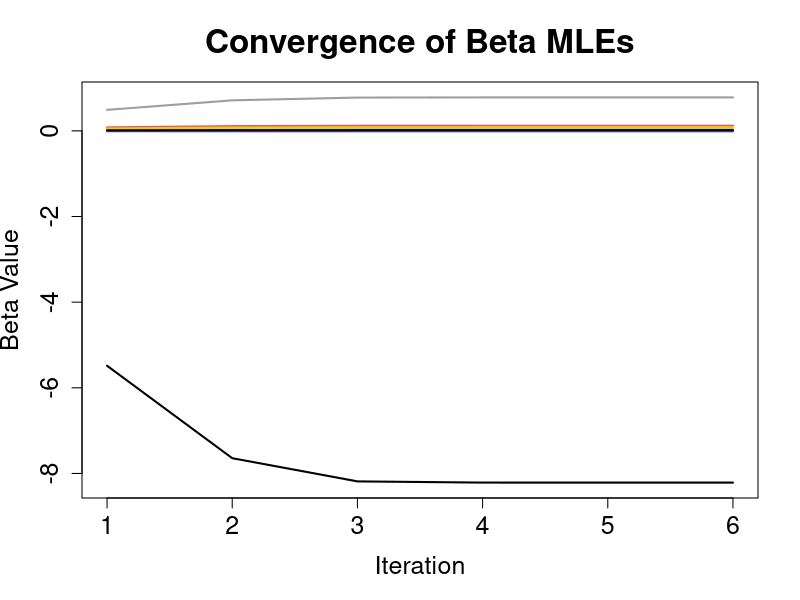
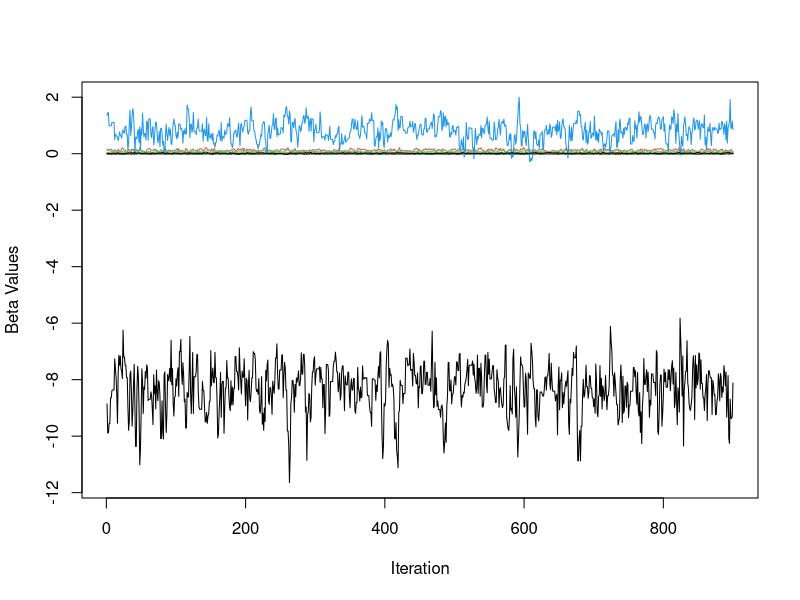
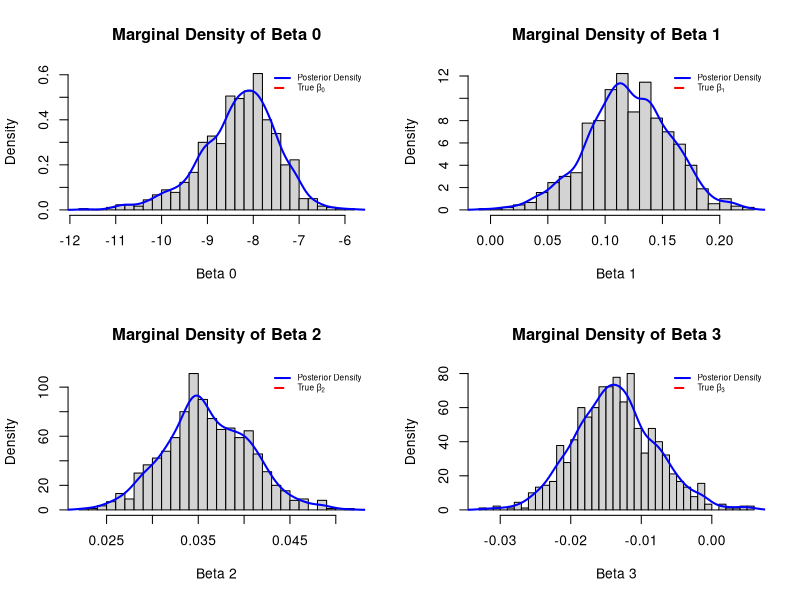
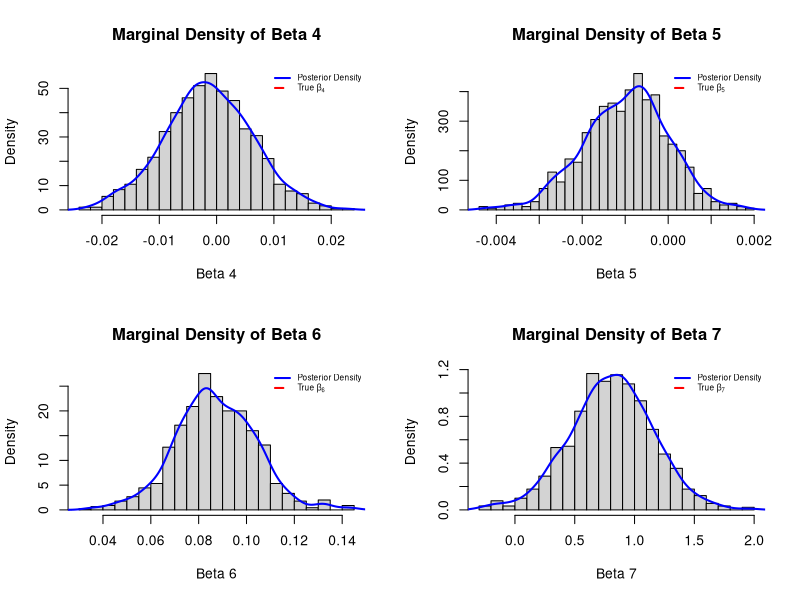
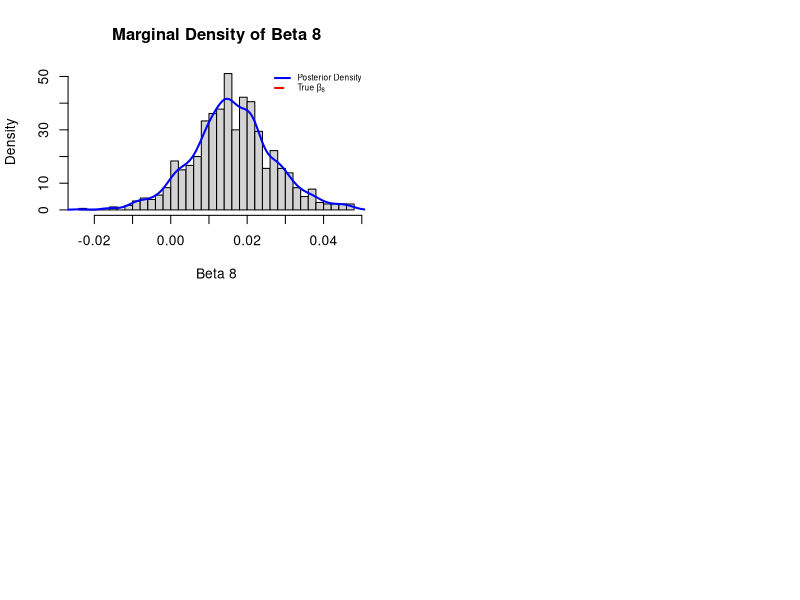
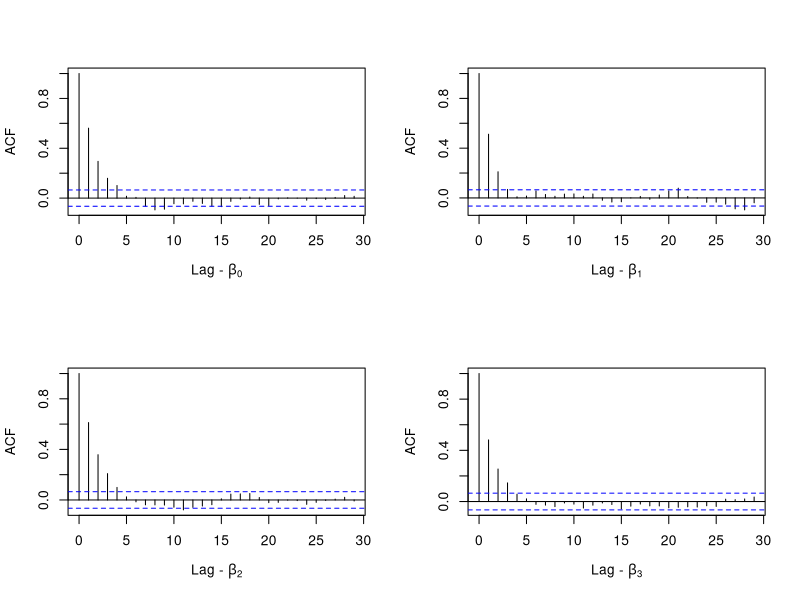
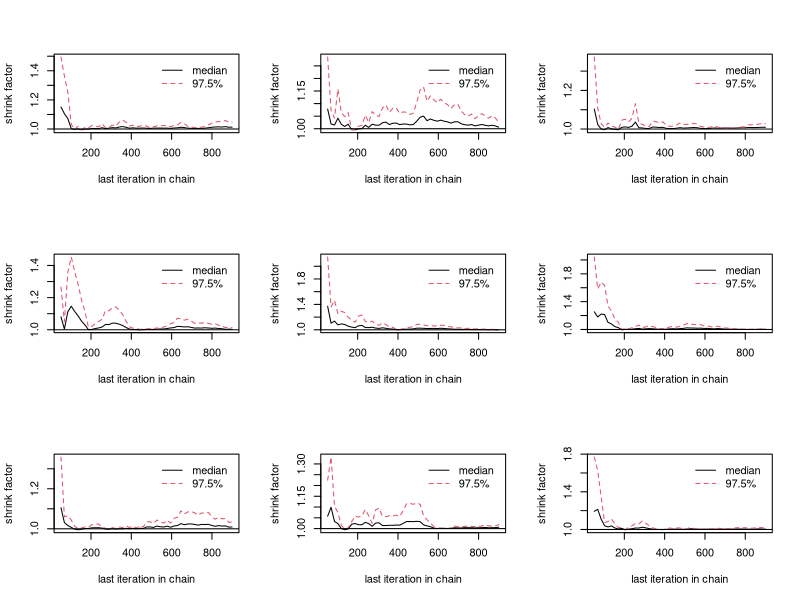
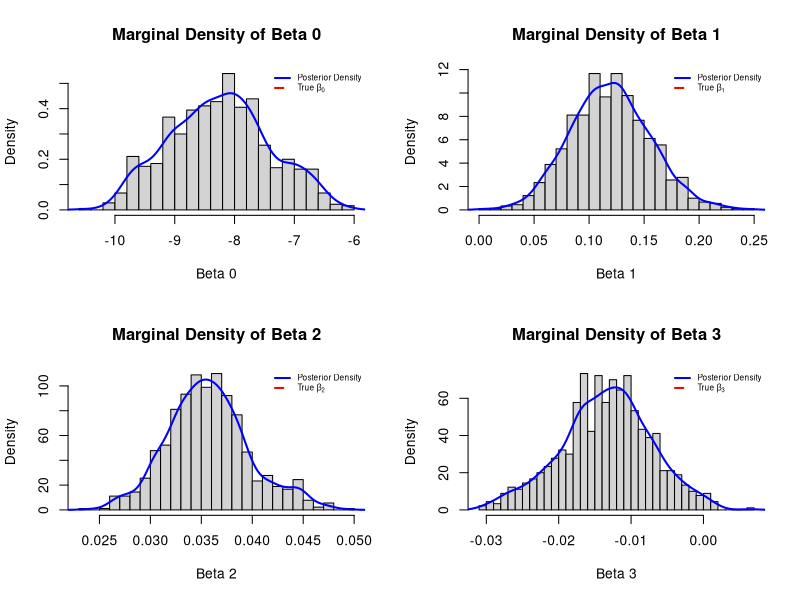

Write the R code that produced these figures, in order.
## ---- chunk 1
#Packages needed
install.packages('mlbench')
install.packages('dplyr')
install.packages('ggplot2')
install.packages('MASS')
install.packages('coda')
## ---- chunk 2
library(mlbench)
library(dplyr)
data(PimaIndiansDiabetes)
PimaIndiansDiabetes$y <- ifelse(PimaIndiansDiabetes$diabetes == "pos", 1, 0)
data <- dplyr::select(PimaIndiansDiabetes, -diabetes)
Data <- cbind(1, data)


head(Data)
## ---- chunk 3
set.seed(123) # set seed

n <- nrow(Data)
train <- sample(1:n, size = n*0.8, replace = FALSE)

train_data <- Data[train, ]
test_data  <- Data[-train, ]

X <- as.matrix(train_data[,1:9])
y <- train_data[,10]

X.test <- as.matrix(test_data[,1:9])
y.test <- test_data[,10]
## ---- chunk 4
res <- glm(y ~ 0 + X, family = binomial())
res
## ---- chunk 5
n <- nrow(X)
p <- ncol(X)

beta <- rep(0, p) #beta starting values
beta_history <- matrix(NA, nrow = 10000, ncol = p)

logistic <- 
  function(z) {
  exp(z) / (1 + exp(z))
}

# Newton-Raphson
start_time <- Sys.time()
for (iter in 1:10000) {
  pi_hat <- logistic(X %*% beta)  #pi_hat probabilities
  
  u <- t(X) %*% (y - pi_hat) #calculate u the first derivative
  
  W <- diag(as.vector(pi_hat * (1 - pi_hat)), n, n) 
  H <- -t(X) %*% W %*% X # calculate Hessian matrix H
  
  beta_new <- beta - solve(H) %*% u
  beta <- beta_new
  
  beta_history[iter, ] <- as.vector(beta_new)
  if (max(abs(u)) < 1e-6) {
  beta_history <- beta_history[1:iter, , drop = FALSE]
  break}
}
end_time <- Sys.time()

NR_time <- end_time - start_time
cat("Elapsed time:", NR_time, "seconds", "\n")
beta_NR <- beta
print(beta_NR)

var_beta <- solve(-H) #covariance
## ---- chunk 6
beta_history <- beta_history[1:iter, ]

matplot(beta_history, type = "l", lty = 1, lwd = 2,
        col = 1:p, xlab = "Iteration", ylab = "Beta Value",
        main = "Convergence of Beta MLEs",
        cex.lab = 1.5,
        cex.axis = 1.5,
        cex.main = 2.0)
## ---- chunk 7
set.seed(2)

#Misclassification Rate
NR_probs <- logistic(X.test %*% beta_NR)
NR_predict <- rbinom(length(NR_probs), size = 1, prob = NR_probs) #Predict success/ failure

NR_misclass <- mean(NR_predict != y.test)
cat("Misclassification Rate:", NR_misclass, "\n")

#Confusion matrix
table(Predicted = NR_predict, Actual = y.test)
## ---- chunk 8
# log-likelihood
log_likelihood <- function(beta, y, X) {
  XB <- X %*% beta
  log_p <- sum(y * XB - log(1 + exp(XB)))
  return(log_p)
}

# normal log-prior 
log_prior <- function(beta, mu = 0, sigma = 10) { # N(0,100)
  return(-sum((beta - mu)^2 / (2 * sigma^2)))
}

# log posterior
log_posterior <- function(beta, y, X) {
  return(log_likelihood(beta, y, X) + log_prior(beta))
}
## ---- chunk 9
library(MASS)

MH_logistic <- function(X, y, init, iter, burnin, thin, Sigma_prop) {
  
  p <- ncol(X)
  beta <- matrix(NA, nrow = iter, ncol = p)
  beta[1, ] <- init #initial values
  accept_sum <- 0 #no. of accepted proposals
  
  for (i in 2:iter) {
    beta_star <- mvrnorm(1, mu = beta[i - 1, ], Sigma = Sigma_prop)
   
    
    log_R <- log_posterior(beta_star, y, X) - log_posterior(beta[i - 1, ], y, X)
    
    if (log(runif(1)) < log_R) {
       beta[i, ] <- beta_star
      accept_sum <- accept_sum + 1
    } else {
      beta[i, ] <- beta[i - 1, ]
    }
  }
  
  cat("Acceptance rate was ", 100 * accept_sum / iter, "%\n", sep = "")
  
  beta_thinned <- beta[(burnin + 1):iter, ]
  beta_thinned <- beta_thinned[seq(1, nrow(beta_thinned), by = thin), ]
  
  return(beta_thinned)
}
## ---- chunk 10
set.seed(123) #Set seed
beta_init <- c(0,0,0,0,0,0,0,0,0)
cov_mle <- var_beta

start_time <- Sys.time()
mcmc <- MH_logistic(X, y, beta_init, iter = 10000, burnin = 1000, thin = 10, Sigma_prop = cov_mle)
end_time <- Sys.time()

block_mcmc_time <- end_time - start_time
cat("Elapsed time:", block_mcmc_time, "seconds", "\n")

#Compute parameter mean estimates
parameter_means <- colMeans(mcmc)
parameter_means
## ---- chunk 11
matplot(mcmc, type = 'l', lty = 1, col = 1:4,
        xlab = "Iteration", ylab = "Beta Values")
## ---- chunk 12
par(mfrow = c(2, 2))
for(i in 1:9) {
  hist(mcmc[, i], breaks = 30, probability = TRUE,
        main = paste("Marginal Density of Beta", i-1),,
       xlab = paste("Beta", i-1))
  lines(density(mcmc[, i]), col = "blue", lwd = 2)
  
  legend("topright",
         legend = list("Posterior Density",
                       bquote("True " * beta[.(i - 1)])),
         col = c("blue", "red"),
         lty = c(1, 2),
         lwd = 2,
         bty = "n",
         cex = 0.6)
}
## ---- chunk 13
par(mfrow = c(2, 2))
acf(mcmc[,1], main = "", xlab = expression("Lag - " * beta[0]))
acf(mcmc[,2], main = "", xlab = expression("Lag - " * beta[1]))
acf(mcmc[,3], main = "", xlab = expression("Lag - " * beta[2]))
acf(mcmc[,4], main = "", xlab = expression("Lag - " * beta[3]))
## ---- chunk 14
library(coda)

set.seed(123) #set seed

# Gelman-Rubin convergence plots
beta_init2 <- c(0.1,0.1,0.1,0.1,0.1,0.1,0.1,0.1,0.1)
beta_init3 <- c(-0.1,-0.1,-0.1,-0.1,-0.1,-0.1,-0.1,-0.1,-0.1)


mcmc2 <- MH_logistic(X, y, beta_init2, iter = 10000, burnin = 1000, thin = 10, Sigma_prop = cov_mle)
mcmc3 <- MH_logistic(X, y, beta_init3, iter = 10000, burnin = 1000, thin = 10, Sigma_prop = cov_mle)

chain1 <- as.mcmc(mcmc)
chain2 <- as.mcmc(mcmc2)
chain3 <- as.mcmc(mcmc3)

chains <- mcmc.list(chain1, chain2, chain3)
gelman.plot(chains)
## ---- chunk 15
set.seed(23)

#Posterior predictive
n_iter <- nrow(mcmc)
n_obs <- nrow(X.test)

#Predicted probabilities
block_probs <- matrix(NA, nrow = n_obs, ncol = n_iter)
for(i in 1:n_iter) {
  block_probs[, i] <- logistic(X.test %*% mcmc[i, ])
}

block_means <- rowMeans(block_probs)
block_predict <- rbinom(length(block_means), size = 1, prob = block_means) #Predict success/ failure


block_misclass <- mean(block_predict != y.test)
cat("Misclassification Rate:", block_misclass, "\n")

#Confusion matrix
table(Predicted = block_predict, Actual = y.test)
## ---- chunk 16
MHGibbs_logistic <- function(X, y, init, iter, burnin, thin, Sigma_prop) {
  
  p <- ncol(X)
  beta <- matrix(NA, nrow = iter, ncol = p)
  beta[1, ] <- init 
  
  accept_counts <- rep(0, p)
  
  for (i in 2:iter) {
    beta_current <- beta[i - 1, ]
    
    for (j in 1:p) {
      beta_star <- beta_current
      beta_star[j] <- rnorm(1, mean = beta_current[j], sd = sqrt(Sigma_prop[j, j]))
      
      log_R <- log_posterior(beta_star, y, X) - log_posterior(beta_current, y, X)
      
      if (log(runif(1)) < log_R) {
        beta_current[j] <- beta_star[j]
        accept_counts[j] <- accept_counts[j] + 1
      }
    }
    
    beta[i, ] <- beta_current
  }
  
  overall_acceptance_rate <- 100 * sum(accept_counts) / (iter * p)
  cat("Overall acceptance rate was ", overall_acceptance_rate, "%\n", sep = "")
  
  per_param_acceptance <- 100 * accept_counts / iter
  cat("Acceptance rate per parameter (in %):\n")
  print(per_param_acceptance)
  
  beta_thinned <- beta[(burnin + 1):iter,]
  beta_thinned <- beta_thinned[seq(1, nrow(beta_thinned), by = thin),]
  
  return(beta_thinned)
}
## ---- chunk 17
set.seed(123) #Set seed
beta_init <- c(0,0,0,0,0,0,0,0,0)
cov_mle <- var_beta

start_time <- Sys.time()
mcmc_gibbs <- MHGibbs_logistic(X, y, beta_init, iter = 10000, burnin = 1000, thin = 10, Sigma_prop = cov_mle)
end_time <- Sys.time()

para_mcmc_time <- end_time - start_time
cat("Elapsed time:", para_mcmc_time, "seconds", "\n")

#Compute parameter mean estimates
gibbs_parameter_means <- colMeans(mcmc_gibbs)
gibbs_parameter_means
## ---- chunk 18
par(mfrow = c(2, 2))
for(i in 1:9) {
  hist(mcmc_gibbs[, i], breaks = 30, probability = TRUE,
        main = paste("Marginal Density of Beta", i-1),,
       xlab = paste("Beta", i-1))
  lines(density(mcmc_gibbs[, i]), col = "blue", lwd = 2)
  
  legend("topright",
         legend = list("Posterior Density",
                       bquote("True " * beta[.(i - 1)])),
         col = c("blue", "red"),
         lty = c(1, 2),
         lwd = 2,
         bty = "n",
         cex = 0.6)
}
## ---- chunk 19
matplot(mcmc_gibbs, type = 'l', lty = 1, col = 1:4,
        xlab = "Iteration", ylab = "Beta Values")
## ---- chunk 20
par(mfrow = c(2, 2))
acf(mcmc_gibbs[,1], main = "", xlab = expression("Lag - " * beta[0]))
acf(mcmc_gibbs[,2], main = "", xlab = expression("Lag - " * beta[1]))
acf(mcmc_gibbs[,3], main = "", xlab = expression("Lag - " * beta[2]))
acf(mcmc_gibbs[,4], main = "", xlab = expression("Lag - " * beta[3]))
## ---- chunk 21
# Gelman-Rubin convergence plots
beta_init2 <- c(0.1,0.1,0.1,0.1,0.1,0.1,0.1,0.1,0.1)
beta_init3 <- c(-0.1,-0.1,-0.1,-0.1,-0.1,-0.1,-0.1,-0.1,-0.1)


mcmc_gibbs2 <- MHGibbs_logistic(X, y, beta_init2, iter = 10000, burnin = 1000, thin = 10, Sigma_prop = cov_mle)
mcmc_gibbs3 <- MHGibbs_logistic(X, y, beta_init3, iter = 10000, burnin = 1000, thin = 10, Sigma_prop = cov_mle)
## ---- chunk 22
chain1 <- as.mcmc(mcmc_gibbs[,1:4])
chain2 <- as.mcmc(mcmc_gibbs2[,1:4])
chain3 <- as.mcmc(mcmc_gibbs3[,1:4])

chains_para <- mcmc.list(chain1, chain2, chain3)
gel_para <- gelman.plot(chains_para)
## ---- chunk 23
set.seed(234)
#Posterior predictive
n_iter <- nrow(mcmc_gibbs)
n_obs <- nrow(X.test)

#Predicted probabilities
para_probs <- matrix(NA, nrow = n_obs, ncol = n_iter)
for(i in 1:n_iter) {
  para_probs[, i] <- logistic(X.test %*% mcmc_gibbs[i, ])
}

para_means <- rowMeans(para_probs)
para_predict <- rbinom(length(para_means), size = 1, prob = para_means) #Predict success/ failure

para_misclass <- mean(para_predict != y.test)
cat("Misclassification Rate:", para_misclass, "\n")

#Confusion matrix
table(Predicted = para_predict, Actual = y.test)
## ---- chunk 24
mu<- rep(0, p)
sigma2 <- rep(100, p)  #N(0, 100)

sigma2_inv <- diag(1 / sigma2, nrow = p, ncol = p) # For k = l

beta <- rep(0, p) #beta starting values

#Newton-Raphson for MAP
start_time <- Sys.time()
for (iter in 1:10000) {
  pi_hat <- logistic(X %*% beta)
  
  u <- (t(X) %*% (y - pi_hat)) - (beta - mu)/sigma2
  
  W <- diag(as.vector(pi_hat * (1 - pi_hat)), n, n)
  H_like <- - t(X) %*% W %*% X
  
  H <- H_like - sigma2_inv
 
  beta_new <- beta - solve(H) %*% u
  beta <- beta_new
  
  if (max(abs(u)) < 1e-6) break
}
end_time <- Sys.time()

laplace_time <- end_time - start_time
cat("Elapsed time:", laplace_time, "seconds", "\n")


beta_MAP <- beta
cat("MAP estimate of beta:\n")
print(beta_MAP)
## ---- chunk 25
#log posterior at B_MAP
logpost_betaMAP <- log_posterior(beta_MAP, y, X)

#2nd order taylor at B_MAP
log_laplace <- function(beta) {
  logpost_betaMAP + 0.5 * t(beta - beta_map) %*% H %*% (beta - beta_map)
}

#Exponentiate to get Gaussian Approx
laplace <- function(beta) {
  exp(log_laplace(beta))
}

Sigma_laplace <- solve(-H) #Covariance Matrix
## ---- chunk 26
set.seed(123)
#Parameter distributions
laplace_samples <- mvrnorm(n = 10000, mu = beta_MAP
, Sigma = Sigma_laplace)

par(mfrow = c(2, 2))
for(i in 1:9) {
  hist(laplace_samples[, i], breaks = 30, probability = TRUE,
       main = paste("Marginal Density of Beta", i),
       xlab = paste("Beta", i))
  lines(density(laplace_samples[, i]), col = "blue", lwd = 2)
}
par(mfrow = c(1, 1))
## ---- chunk 27
set.seed(2345)
#Posterior predictive
#Predicted probabilities
laplace_prob <- apply(laplace_samples, 1, function(samp) {
  logistic(X.test %*% samp)
})


laplace_means <- rowMeans(laplace_prob)
laplace_predict <- rbinom(length(laplace_means), size = 1, prob = laplace_means) #Predict success/ failure


laplace_misclass <- mean(laplace_predict != y.test)
cat("Misclassification Rate:", laplace_misclass, "\n")

#Confusion matrix
table(Predicted = laplace_predict, Actual = y.test)
## ---- chunk 28
N <- nrow(X)
p <- ncol(X)
  
mu0 <- rep(0, p)
Sigma0 <- diag(100, p) #N(0,100)

Sigma0_inv <- solve(Sigma0)

variational_approximation <- function(X, y, mu0, Sigma0, maxiter, tol) {
  mu  <- mu0
  Sig <- Sigma0
  eta  <- rep(1, N)
  
  for (iter in seq_len(maxiter)) {

    lambda <- (logistic(eta) - 0.5) / (2 * eta) 

    Sig_inv <- Sigma0_inv + 2 * t(X) %*% (lambda * X)

    Sig_new <- solve(Sig_inv)
    mu_new  <- Sig_new %*% (Sigma0_inv %*% mu0 + t(X) %*% (y - 0.5))

    eta_square    <- rowSums((X %*% (Sig_new + tcrossprod(mu_new))) * X)
    eta_new  <- sqrt(eta_square)
    
    if (max(abs(mu_new - mu)) < tol) {
      mu  <- mu_new;
      Sig <- Sig_new;
      eta <- eta_new
      break
    }
    mu  <- mu_new
    Sig <- Sig_new
    eta  <- eta_new
  }

  list(mu = drop(mu), Sigma = Sig, eta = eta, iter = iter)
}


start_time <- Sys.time()
var_approx <- variational_approximation(X, y, mu0 = mu0, Sigma0 = Sigma0, maxiter = 500, tol = 1e-6)
end_time <- Sys.time()

varapprox_time <- end_time - start_time
cat("Elapsed time:", varapprox_time, "seconds", "\n")

m <- var_approx$mu
m

S <- var_approx$Sig
var_approx$iter
## ---- chunk 29
#Parameter distributions
varapprox_samples <- mvrnorm(n = 10000, mu = m, Sigma = S)

par(mfrow = c(2, 2))
for(i in 1:9) {
  hist(varapprox_samples[, i], breaks = 30, probability = TRUE,
       main = paste("Marginal Density of Beta", i),
       xlab = paste("Beta", i))
  lines(density(varapprox_samples[, i]), col = "blue", lwd = 2)
}
par(mfrow = c(1, 1))
## ---- chunk 30
set.seed(23456)
#Posterior predictive

#Predicted probabilities
varapprox_prob <- apply(varapprox_samples, 1, function(samp) {
  logistic(X.test %*% samp)
})

varapprox_means <- rowMeans(varapprox_prob)
varapprox_predict <- rbinom(length(varapprox_means), size = 1, prob = varapprox_means) #Predict success/ failure

varapprox_misclass <- mean(varapprox_predict != y.test)
cat("Misclassification Rate:", varapprox_misclass, "\n")

#Confusion matrix
table(Predicted = varapprox_predict, Actual = y.test)
## ---- chunk 31
results_table <- data.frame(
  Method = c("Newton-Raphson MLE", "MCMC Block Updates", "MCMC Parameter Updates", "Laplace Approximation", "Variational Approximation"),
  Run_Time = c(NR_time, block_mcmc_time, para_mcmc_time, laplace_time, varapprox_time),
  Misclassification_Rate = c(NR_misclass, block_misclass, para_misclass, laplace_misclass, varapprox_misclass)
)

names(results_table)[names(results_table) == "Run_Time"] <- "Run Time"
names(results_table)[names(results_table) == "Misclassification_Rate"] <- "Misclassification Rate"

print(results_table)
